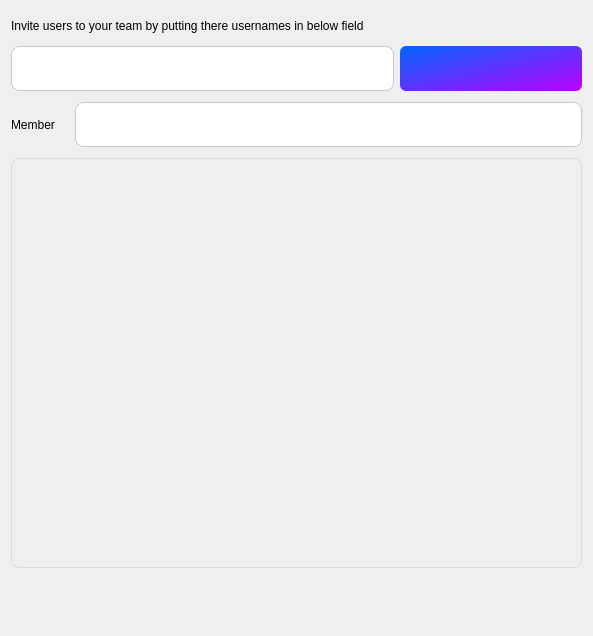
<?xml version="1.0" encoding="UTF-8"?>
<ui version="4.0">
 <class>WInvitePageClass</class>
 <widget class="QWidget" name="WInvitePageClass">
  <property name="geometry">
   <rect>
    <x>0</x>
    <y>0</y>
    <width>593</width>
    <height>636</height>
   </rect>
  </property>
  <property name="windowTitle">
   <string>WInvitePage</string>
  </property>
  <property name="styleSheet">
   <string notr="true">QWidget{
	font: 12px &quot;微软雅黑&quot;;
}

QLabel#lb_peo{
	background-image: url(:/QtTest/icon/Setting/peo.png);
}

QPushButton#pb_search{
	border:none;
	background-image: url(:/QtTest/icon/Setting/search.png);
}

QLineEdit{
	border:none;
	background-color: rgba(255, 255, 255,0);
}

QFrame#frame_1,#frame_2{
	border:1px solid #c9c9c9;
	border-radius:8px;
	background-color: rgb(255, 255, 255);
}

QPushButton#pb_invite{
	font: 16px &quot;微软雅黑&quot;;
	border:none;
	border-radius:6px;
	color: rgb(255, 255, 255);
	background-position: center;
    background-repeat: no-repeat;
	background-color: qlineargradient(spread:pad, x1:0, y1:0, x2:1, y2:1, stop:0 #0066FF, stop:1 #BD00FF);
}

QPushButton#pb_pre{
	border:none;
	background-position: center;
    background-repeat: no-repeat;
	background-image: url(:/QtTest/icon/Setting/pre.png);
}

QPushButton#pb_next{
	border:none;
	background-position: center;
    background-repeat: no-repeat;
	background-image: url(:/QtTest/icon/Setting/next.png);
}

QComboBox{
	border:1px solid #E0E7ED;
	border-radius:4px;
}
QComboBox::down-arrow {
	image: url(:/QtTest/icon/Speech/down.png);
}
QComboBox::drop-down {
    subcontrol-origin: padding;
    subcontrol-position: top right;
    width: 20px;
    border-top-right-radius: 3px; /* same radius as the QComboBox */
    border-bottom-right-radius: 3px;
}

QTableView{
	border: 1px solid rgba(51,51,51,0.10);
	border-radius: 8px;
	background-color:transparent;
	font-family: &quot;Microsoft YaHei UI&quot;;
	font-size: 14px;
	color: #333333;
	text-align: left;
}

QHeaderView{
    background-color: qlineargradient(spread:pad, x1:0, y1:0, x2:1, y2:1, stop:0 rgba(0,102,255,0.10), stop:1 rgba(189,0,255,0.10));
	border:none;
	border-top-left-radius: 8px;
	border-top-right-radius: 8px;

}

QHeaderView::section{
	border-radius: 8px 8px 0 0;
    border: none;
    height:44px;    /*表头高度*/
    color: #333333;
	font-family: &quot;Microsoft YaHei UI&quot;;
	font-weight: Bold;
	font-size: 14px;
	background-color:transparent;
    text-align: left;
}

QTableView::item{ 
    background-color: white;
    border: none;
    background-color:rgba(0,0,0,0.04); /*交替行，第二行*/
    /*alternate-background-color*/
	selection-background-color: white;
    selection-color: black;
}
QTableView::item:!alternate:!selected{
    background-color: transparent;    
    selection-background-color: rgb(220, 220, 220);  
    selection-color: black;
}


</string>
  </property>
  <layout class="QVBoxLayout" name="verticalLayout">
   <item>
    <widget class="QLabel" name="label">
     <property name="minimumSize">
      <size>
       <width>0</width>
       <height>19</height>
      </size>
     </property>
     <property name="maximumSize">
      <size>
       <width>16777215</width>
       <height>19</height>
      </size>
     </property>
     <property name="text">
      <string>Invite users to your team by putting there usernames in below field</string>
     </property>
    </widget>
   </item>
   <item>
    <layout class="QHBoxLayout" name="horizontalLayout_8">
     <item>
      <widget class="QFrame" name="frame_1">
       <property name="minimumSize">
        <size>
         <width>0</width>
         <height>45</height>
        </size>
       </property>
       <property name="maximumSize">
        <size>
         <width>16777215</width>
         <height>45</height>
        </size>
       </property>
       <property name="frameShape">
        <enum>QFrame::StyledPanel</enum>
       </property>
       <property name="frameShadow">
        <enum>QFrame::Raised</enum>
       </property>
       <layout class="QHBoxLayout" name="horizontalLayout">
        <property name="topMargin">
         <number>0</number>
        </property>
        <property name="bottomMargin">
         <number>0</number>
        </property>
        <item>
         <widget class="QLabel" name="lb_peo">
          <property name="minimumSize">
           <size>
            <width>16</width>
            <height>16</height>
           </size>
          </property>
          <property name="maximumSize">
           <size>
            <width>16</width>
            <height>16</height>
           </size>
          </property>
          <property name="text">
           <string/>
          </property>
         </widget>
        </item>
        <item>
         <widget class="QLineEdit" name="le_invite">
          <property name="minimumSize">
           <size>
            <width>0</width>
            <height>40</height>
           </size>
          </property>
         </widget>
        </item>
       </layout>
      </widget>
     </item>
     <item>
      <widget class="QPushButton" name="pb_invite">
       <property name="minimumSize">
        <size>
         <width>182</width>
         <height>45</height>
        </size>
       </property>
       <property name="maximumSize">
        <size>
         <width>182</width>
         <height>45</height>
        </size>
       </property>
       <property name="text">
        <string/>
       </property>
      </widget>
     </item>
    </layout>
   </item>
   <item>
    <layout class="QHBoxLayout" name="horizontalLayout_7">
     <property name="spacing">
      <number>20</number>
     </property>
     <item>
      <widget class="QLabel" name="label_2">
       <property name="styleSheet">
        <string notr="true">font: 18px &quot;微软雅黑&quot;;</string>
       </property>
       <property name="text">
        <string>Member</string>
       </property>
      </widget>
     </item>
     <item>
      <widget class="QFrame" name="frame_2">
       <property name="minimumSize">
        <size>
         <width>0</width>
         <height>45</height>
        </size>
       </property>
       <property name="maximumSize">
        <size>
         <width>213124</width>
         <height>45</height>
        </size>
       </property>
       <property name="frameShape">
        <enum>QFrame::StyledPanel</enum>
       </property>
       <property name="frameShadow">
        <enum>QFrame::Raised</enum>
       </property>
       <layout class="QHBoxLayout" name="horizontalLayout_6">
        <property name="spacing">
         <number>8</number>
        </property>
        <property name="topMargin">
         <number>0</number>
        </property>
        <property name="bottomMargin">
         <number>0</number>
        </property>
        <item>
         <widget class="QLineEdit" name="le_search">
          <property name="minimumSize">
           <size>
            <width>0</width>
            <height>40</height>
           </size>
          </property>
         </widget>
        </item>
        <item>
         <widget class="QPushButton" name="pb_search">
          <property name="minimumSize">
           <size>
            <width>16</width>
            <height>16</height>
           </size>
          </property>
          <property name="maximumSize">
           <size>
            <width>16</width>
            <height>16</height>
           </size>
          </property>
          <property name="text">
           <string/>
          </property>
         </widget>
        </item>
       </layout>
      </widget>
     </item>
    </layout>
   </item>
   <item>
    <widget class="QTableView" name="tableView">
     <property name="minimumSize">
      <size>
       <width>0</width>
       <height>410</height>
      </size>
     </property>
     <property name="maximumSize">
      <size>
       <width>16777215</width>
       <height>410</height>
      </size>
     </property>
    </widget>
   </item>
   <item>
    <widget class="WPageCtlWidget" name="widget" native="true">
     <property name="minimumSize">
      <size>
       <width>0</width>
       <height>36</height>
      </size>
     </property>
     <property name="maximumSize">
      <size>
       <width>16777215</width>
       <height>36</height>
      </size>
     </property>
    </widget>
   </item>
  </layout>
 </widget>
 <layoutdefault spacing="6" margin="11"/>
 <customwidgets>
  <customwidget>
   <class>WPageCtlWidget</class>
   <extends>QWidget</extends>
   <header>model/WPageCtlWidget.h</header>
   <container>1</container>
  </customwidget>
 </customwidgets>
 <resources>
  <include location="../../AiSound.qrc"/>
 </resources>
 <connections/>
</ui>
